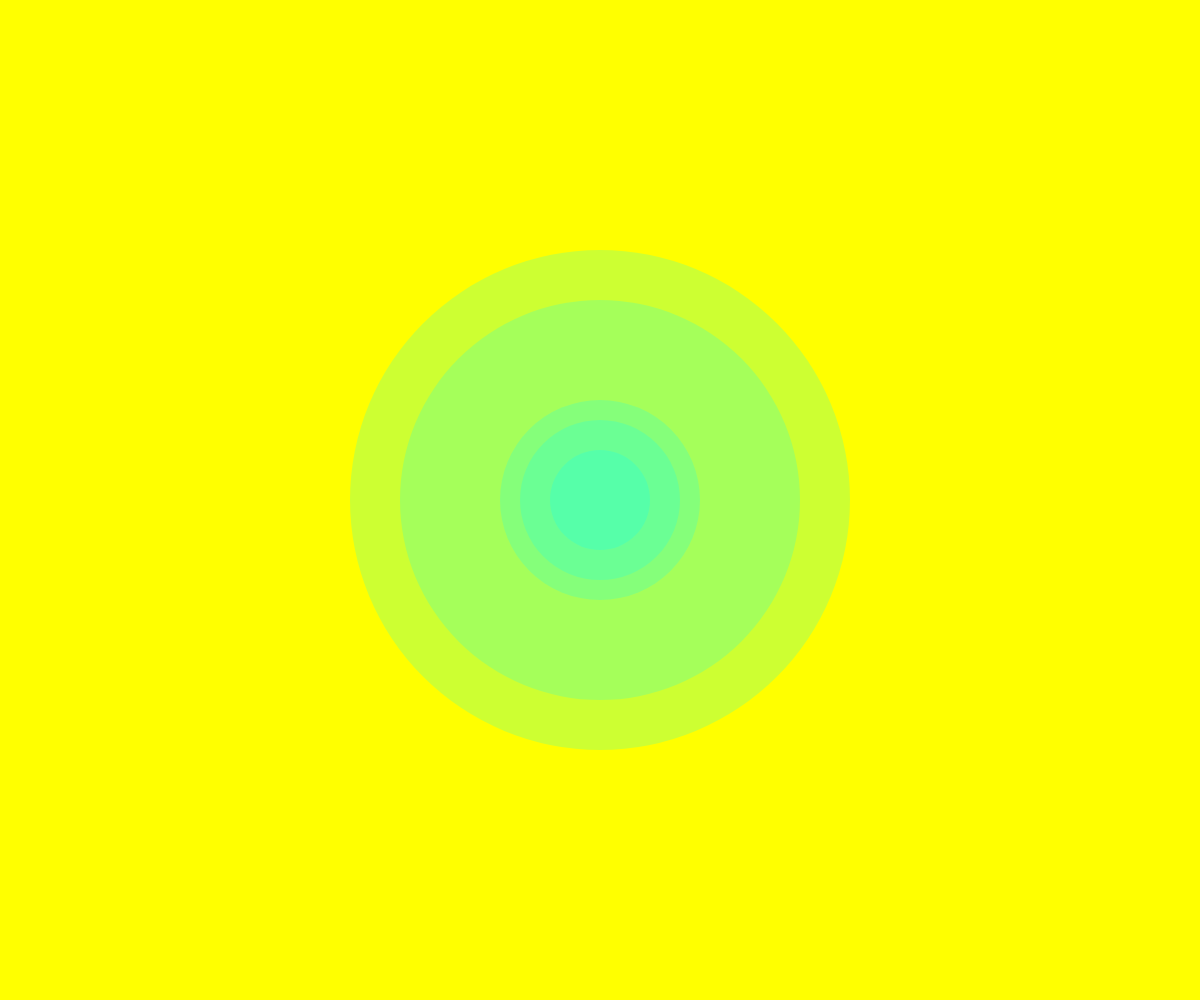
Frame 1 (no input)
Frame 60 (no input): identical to frame 1, image omitted
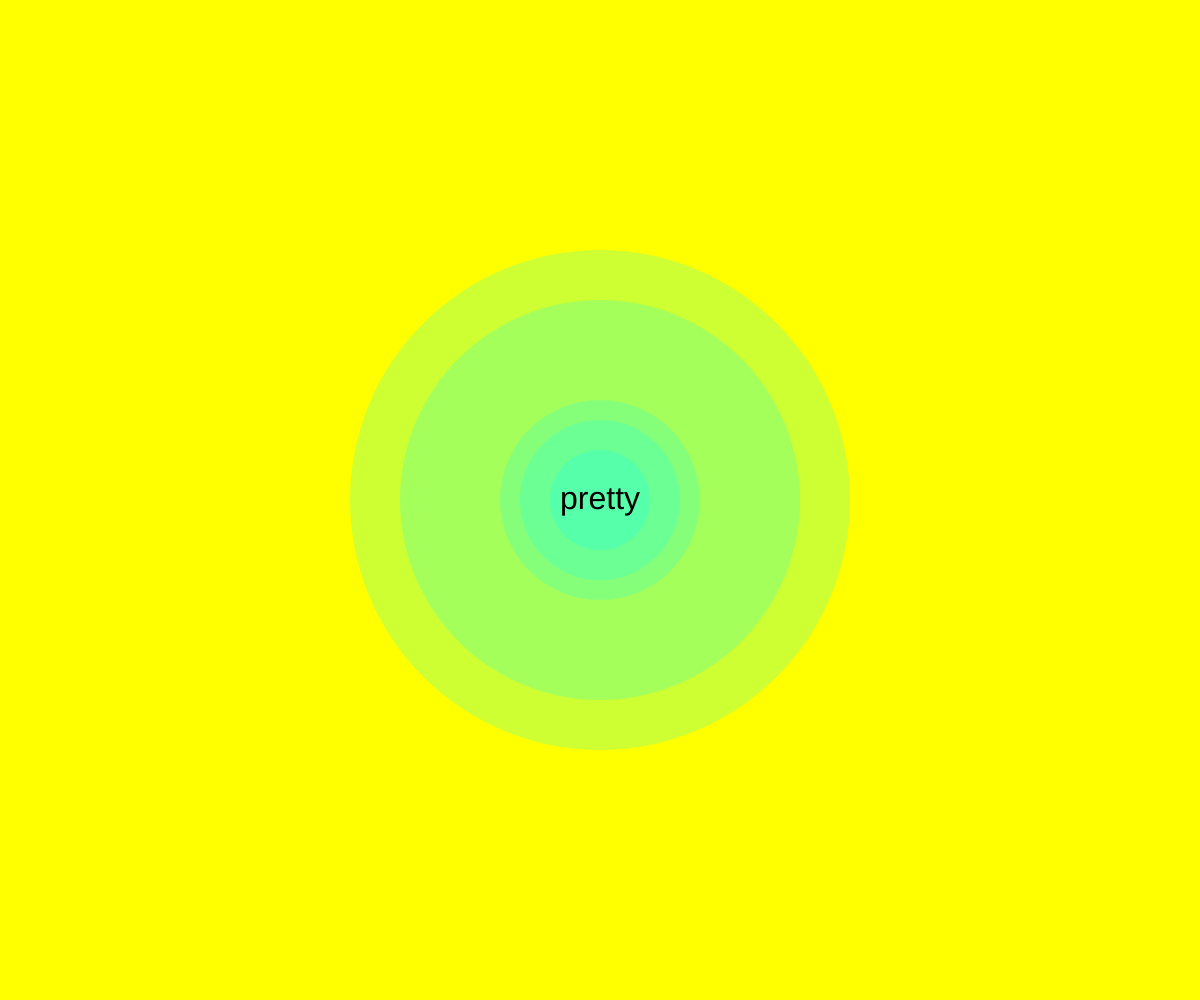
Frame 120 (the mouse pressed at the canvas centre since frame 60)

The p5.js sketch that drew these frames (run headless with seeded random() and noise() and a simulated clock; from frame 60 on, the mouse is pressed at the canvas centre):

// p5.js sketch
// ── sketch.js
let dia= [200,100,500,400,160];
let words= ["fine", "Yellow", "good", "blue", "pretty", "cold"];
let pickRandomWord;

function setup(){

  createCanvas(windowWidth, windowHeight);
}

function draw(){
  background(255,255,0);
  noStroke();
  fill(0,255,255,50);
  for(let i=0;i<dia.length;i++){

    ellipse(windowWidth/2,windowHeight/2,dia[i],dia[i]);
  }
fill(0);
textSize(32);
textAlign(CENTER,CENTER);
text(words[pickRandomWord], windowWidth/2, windowHeight/2);

}

function mousePressed(){

pickRandomWord= int (random(0,words.length));
console.log(pickRandomWord);

}
